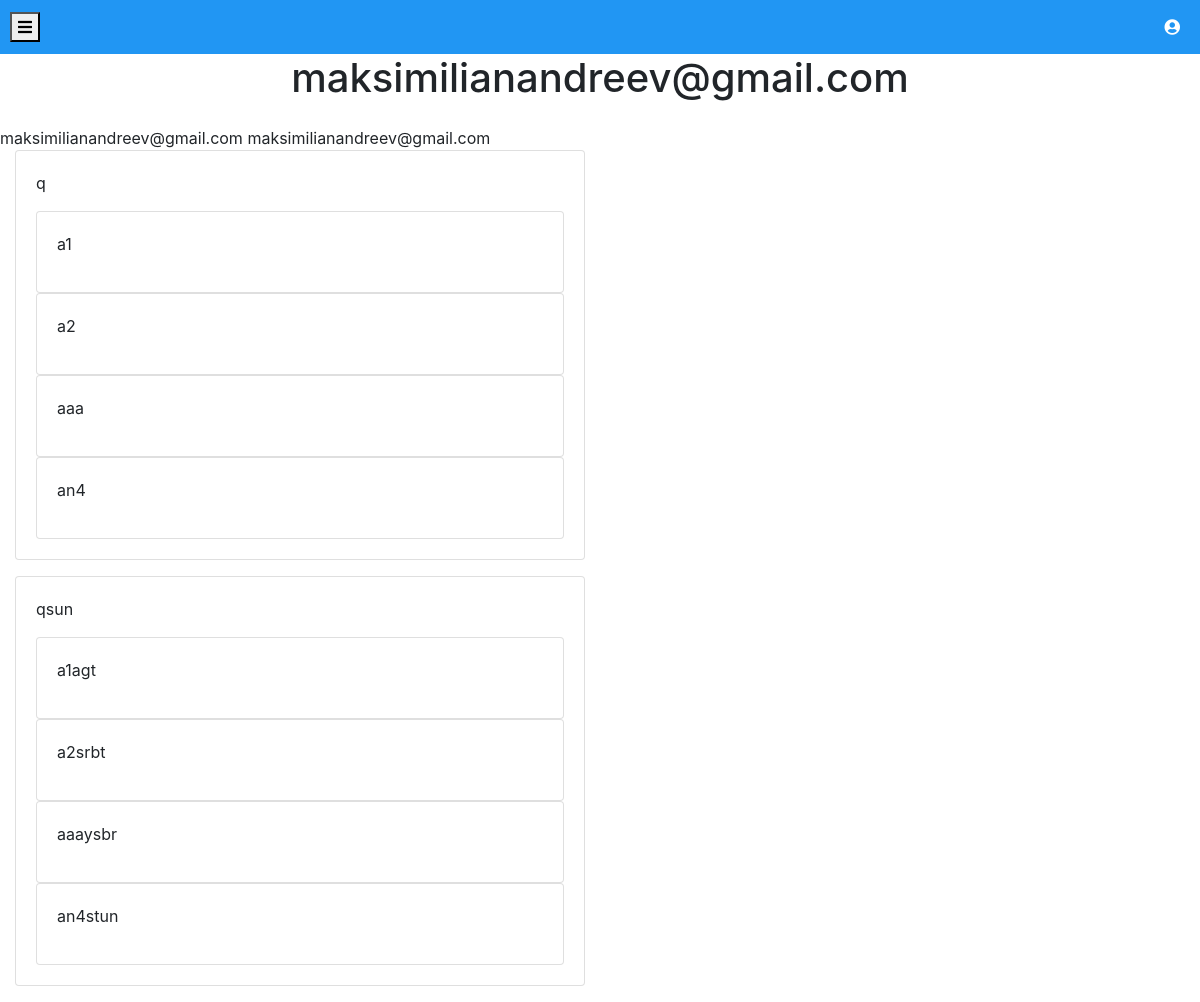
The page /my_lesson/1 on the database its author committed.
### data/lessons.py (models this page shows)
class Lesson(SqlAlchemyBase, UserMixin):
    __tablename__ = 'lessons'
    id = sqlalchemy.Column(sqlalchemy.Integer,
                           primary_key=True, autoincrement=True)
    name = sqlalchemy.Column(sqlalchemy.String)
    text_material = sqlalchemy.Column(sqlalchemy.String)
    video_material = sqlalchemy.Column(sqlalchemy.String)
    course_id = sqlalchemy.Column(sqlalchemy.Integer, sqlalchemy.ForeignKey('courses.id'))
    course = orm.relationship('Course', backref='lessons_course')
    questions = orm.relationship('Question', backref='lessons_questions')

### data/questions.py (models this page shows)
class Question(SqlAlchemyBase, SerializerMixin):
    __tablename__ = 'questions'
    id = sqlalchemy.Column(sqlalchemy.Integer, primary_key=True, autoincrement=True)
    question = sqlalchemy.Column(sqlalchemy.String)
    answer1 = sqlalchemy.Column(sqlalchemy.String)
    answer2 = sqlalchemy.Column(sqlalchemy.String)
    answer3 = sqlalchemy.Column(sqlalchemy.String)
    answer4 = sqlalchemy.Column(sqlalchemy.String)
    correct_answer = sqlalchemy.Column(sqlalchemy.String)
    lesson_id = sqlalchemy.Column(sqlalchemy.Integer, sqlalchemy.ForeignKey('lessons.id'))
    lesson = orm.relationship('Lesson', backref='questions_lesson')

### app.py (the view)
@login_required
@app.route('/my_lesson/<int:id>')
def my_lesson(id):
    db_sess = db_session.create_session()
    lesson = db_sess.query(Lesson).filter(Lesson.id == id).first()
    return render_template('my_lesson.html', lesson=lesson)

### data/db_session.py (called while the page is built)
def create_session():
    global __factory
    return __factory

### templates/my_lesson.html
{% extends "base.html" %}
{% block content %}
<h1 class="mb-4">{{lesson.name}}</h1>
<div>
    {{lesson.video_material}}
    {{lesson.text_material}}
    {% for item in lesson.questions %}
    <div class="col-md-6 mb-3">
        <div class="card">
            <div class="card-body">
                <p>{{ item.question }}</p>
                <div class="card">
                    <div class="card-body">
                        <p>{{ item.answer1 }}</p>
                    </div>
                </div>
                <div class="card">
                    <div class="card-body">
                        <p>{{ item.answer2 }}</p>
                    </div>
                </div>
                <div class="card">
                    <div class="card-body">
                        <p>{{ item.answer3 }}</p>
                    </div>
                </div>
                <div class="card">
                    <div class="card-body">
                        <p>{{ item.answer4 }}</p>
                    </div>
                </div>
            </div>
        </div>
    </div>
    {% endfor %}
</div>
{% endblock %}

### templates/base.html (shortened to what this page needs)
<!DOCTYPE html>
<html lang="en">
<head>
    <link rel="stylesheet" href="{{ url_for('static', filename='css/style.css') }}">
    <link rel="stylesheet"
          href="https://cdnjs.cloudflare.com/ajax/libs/font-awesome/5.15.4/css/all.min.css">
    <link href="https://stackpath.bootstrapcdn.com/bootstrap/4.5.2/css/bootstrap.min.css" rel="stylesheet">
</head>
<body>
    <div class="top-bar">
        <button id="togglePanelBtn">
            <i class="fas fa-bars"></i>
        </button>
        <a href="/profile" class="profile-button"><i class="fas fa-user-circle"></i></a>
    </div>
    <div class="content">
        {% block content %}{% endblock %}
    </div>
</body>
</html>

### static/css/style.css (style rules this page uses)
body { margin: 0; font-family: Arial, sans-serif; }
.top-bar { background-color: #2196F3; padding: 10px; color: white; display: flex; justify-content: space-between; align-items: center; }
.menu-button, .profile-button { background-color: transparent; border: none; color: white; cursor: pointer; padding: 5px 10px; font-size: 16px; }
body { font-family: Arial, sans-serif; background-color: #f4f4f4; }
h1 { text-align: center; margin-bottom: 20px; }

### rows shown on the page
Lesson: name "maksimilianandreev@gmail.com", video_material "maksimilianandreev@gmail.com", text_material "maksimilianandreev@gmail.com"
Question: question "q", answer1 "a1", answer2 "a2", answer3 "aaa", answer4 "an4"
Question: question "qsun", answer1 "a1agt", answer2 "a2srbt", answer3 "aaaysbr", answer4 "an4stun"
